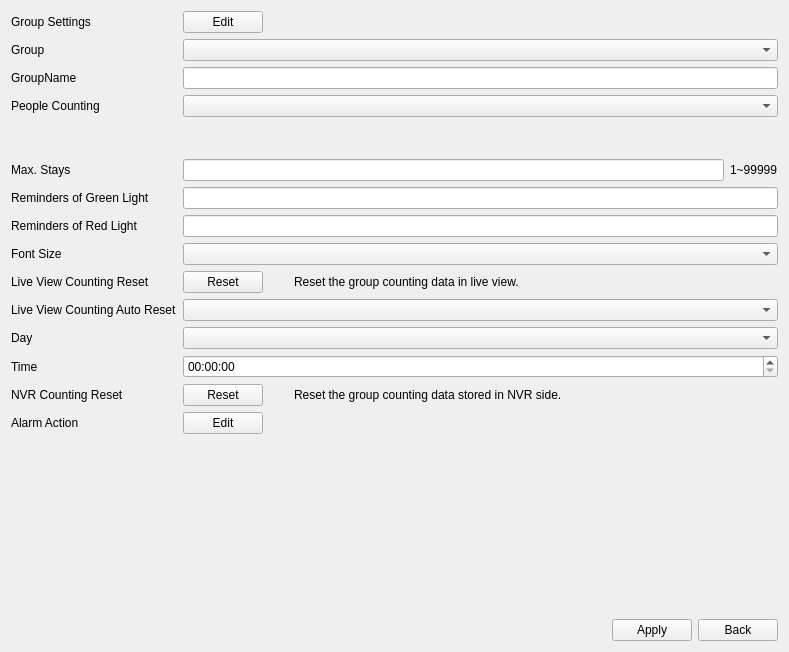
<?xml version="1.0" encoding="UTF-8"?>
<ui version="4.0">
 <class>TabOccupancyLiveViewSettings</class>
 <widget class="QWidget" name="TabOccupancyLiveViewSettings">
  <property name="geometry">
   <rect>
    <x>0</x>
    <y>0</y>
    <width>789</width>
    <height>652</height>
   </rect>
  </property>
  <property name="windowTitle">
   <string>Form</string>
  </property>
  <layout class="QVBoxLayout" name="verticalLayout">
   <item>
    <layout class="QGridLayout" name="gridLayout">
     <item row="1" column="0">
      <widget class="MyLabel" name="labelGroup">
       <property name="sizePolicy">
        <sizepolicy hsizetype="Preferred" vsizetype="Preferred">
         <horstretch>1</horstretch>
         <verstretch>0</verstretch>
        </sizepolicy>
       </property>
       <property name="text">
        <string>Group</string>
       </property>
      </widget>
     </item>
     <item row="5" column="1">
      <layout class="QHBoxLayout" name="horizontalLayout_4">
       <item>
        <widget class="MyLineEdit" name="lineEditMaxStays"/>
       </item>
       <item>
        <widget class="BlueLabel" name="label_10">
         <property name="text">
          <string>1~99999</string>
         </property>
        </widget>
       </item>
      </layout>
     </item>
     <item row="6" column="0">
      <widget class="MyLabel" name="labelGreenReminders">
       <property name="text">
        <string>Reminders of Green Light</string>
       </property>
      </widget>
     </item>
     <item row="13" column="0">
      <widget class="MyLabel" name="labelNvrCountingReset">
       <property name="text">
        <string>NVR Counting Reset</string>
       </property>
      </widget>
     </item>
     <item row="1" column="1">
      <widget class="ComboBox" name="comboBoxGroup">
       <property name="sizePolicy">
        <sizepolicy hsizetype="Preferred" vsizetype="Fixed">
         <horstretch>4</horstretch>
         <verstretch>0</verstretch>
        </sizepolicy>
       </property>
      </widget>
     </item>
     <item row="3" column="0">
      <widget class="MyLabel" name="labelPeopleCounting">
       <property name="text">
        <string>People Counting</string>
       </property>
      </widget>
     </item>
     <item row="10" column="0">
      <widget class="MyLabel" name="labelLiveViewCountingAutoReset">
       <property name="sizePolicy">
        <sizepolicy hsizetype="Preferred" vsizetype="Preferred">
         <horstretch>1</horstretch>
         <verstretch>0</verstretch>
        </sizepolicy>
       </property>
       <property name="text">
        <string>Live View Counting Auto Reset</string>
       </property>
      </widget>
     </item>
     <item row="7" column="0">
      <widget class="MyLabel" name="labelRedReminders">
       <property name="text">
        <string>Reminders of Red Light</string>
       </property>
      </widget>
     </item>
     <item row="8" column="1">
      <widget class="ComboBox" name="comboBoxFontSize"/>
     </item>
     <item row="11" column="0">
      <widget class="MyLabel" name="labelDay">
       <property name="text">
        <string>Day</string>
       </property>
      </widget>
     </item>
     <item row="3" column="1">
      <widget class="ComboBox" name="comboBoxPeopleCounting"/>
     </item>
     <item row="11" column="1">
      <widget class="ComboBox" name="comboBoxDay"/>
     </item>
     <item row="12" column="0">
      <widget class="MyLabel" name="labelTime">
       <property name="text">
        <string>Time</string>
       </property>
      </widget>
     </item>
     <item row="2" column="1">
      <widget class="MyLineEdit" name="lineEditGroupName">
       <property name="readOnly">
        <bool>true</bool>
       </property>
      </widget>
     </item>
     <item row="12" column="1">
      <widget class="MyTimeEdit" name="timeEditTime">
       <property name="displayFormat">
        <string>HH:mm:ss</string>
       </property>
      </widget>
     </item>
     <item row="14" column="0">
      <widget class="MyLabel" name="labelAlarmAction">
       <property name="text">
        <string>Alarm Action</string>
       </property>
      </widget>
     </item>
     <item row="0" column="0">
      <widget class="MyLabel" name="labelGroupSettings">
       <property name="text">
        <string>Group Settings</string>
       </property>
      </widget>
     </item>
     <item row="6" column="1">
      <widget class="MyLineEdit" name="lineEditGreenReminders">
       <property name="maxLength">
        <number>45</number>
       </property>
      </widget>
     </item>
     <item row="7" column="1">
      <widget class="MyLineEdit" name="lineEditRedReminders">
       <property name="maxLength">
        <number>45</number>
       </property>
      </widget>
     </item>
     <item row="2" column="0">
      <widget class="MyLabel" name="labelGroupName">
       <property name="text">
        <string>GroupName</string>
       </property>
      </widget>
     </item>
     <item row="10" column="1">
      <widget class="ComboBox" name="comboBoxLiveViewCountingAutoReset">
       <property name="sizePolicy">
        <sizepolicy hsizetype="Preferred" vsizetype="Fixed">
         <horstretch>4</horstretch>
         <verstretch>0</verstretch>
        </sizepolicy>
       </property>
      </widget>
     </item>
     <item row="8" column="0">
      <widget class="MyLabel" name="labelFontSize">
       <property name="text">
        <string>Font Size</string>
       </property>
      </widget>
     </item>
     <item row="9" column="0">
      <widget class="MyLabel" name="labelLiveViewCountingReset">
       <property name="text">
        <string>Live View Counting Reset</string>
       </property>
      </widget>
     </item>
     <item row="5" column="0">
      <widget class="MyLabel" name="labelMaxStays">
       <property name="text">
        <string>Max. Stays</string>
       </property>
      </widget>
     </item>
     <item row="4" column="0">
      <widget class="QWidget" name="widget" native="true">
       <property name="minimumSize">
        <size>
         <width>0</width>
         <height>30</height>
        </size>
       </property>
      </widget>
     </item>
     <item row="0" column="1">
      <widget class="QWidget" name="widget_2" native="true">
       <layout class="QHBoxLayout" name="horizontalLayout">
        <property name="leftMargin">
         <number>0</number>
        </property>
        <property name="topMargin">
         <number>0</number>
        </property>
        <property name="rightMargin">
         <number>0</number>
        </property>
        <property name="bottomMargin">
         <number>0</number>
        </property>
        <item>
         <widget class="MyPushButton" name="pushButtonGroupSettings">
          <property name="text">
           <string>Edit</string>
          </property>
         </widget>
        </item>
        <item>
         <spacer name="horizontalSpacer">
          <property name="orientation">
           <enum>Qt::Horizontal</enum>
          </property>
          <property name="sizeHint" stdset="0">
           <size>
            <width>40</width>
            <height>20</height>
           </size>
          </property>
         </spacer>
        </item>
       </layout>
      </widget>
     </item>
     <item row="9" column="1">
      <widget class="QWidget" name="widget_3" native="true">
       <layout class="QHBoxLayout" name="horizontalLayout_2">
        <property name="leftMargin">
         <number>0</number>
        </property>
        <property name="topMargin">
         <number>0</number>
        </property>
        <property name="rightMargin">
         <number>0</number>
        </property>
        <property name="bottomMargin">
         <number>0</number>
        </property>
        <item>
         <widget class="MyPushButton" name="pushButtonLiveViewCountingReset">
          <property name="text">
           <string>Reset</string>
          </property>
         </widget>
        </item>
        <item>
         <widget class="QToolButton" name="toolButtonNote1">
          <property name="styleSheet">
           <string notr="true">QToolButton
{
border: 0px;
}</string>
          </property>
          <property name="text">
           <string/>
          </property>
          <property name="icon">
           <iconset resource="../../resource/resource.qrc">
            <normaloff>:/common/common/note.png</normaloff>:/common/common/note.png</iconset>
          </property>
          <property name="checkable">
           <bool>true</bool>
          </property>
          <property name="checked">
           <bool>false</bool>
          </property>
         </widget>
        </item>
        <item>
         <widget class="BlueLabel" name="labelNote1">
          <property name="text">
           <string>Reset the group counting data in live view.</string>
          </property>
         </widget>
        </item>
        <item>
         <spacer name="horizontalSpacer_2">
          <property name="orientation">
           <enum>Qt::Horizontal</enum>
          </property>
          <property name="sizeHint" stdset="0">
           <size>
            <width>40</width>
            <height>20</height>
           </size>
          </property>
         </spacer>
        </item>
       </layout>
      </widget>
     </item>
     <item row="13" column="1">
      <widget class="QWidget" name="widget_4" native="true">
       <layout class="QHBoxLayout" name="horizontalLayout_5">
        <property name="leftMargin">
         <number>0</number>
        </property>
        <property name="topMargin">
         <number>0</number>
        </property>
        <property name="rightMargin">
         <number>0</number>
        </property>
        <property name="bottomMargin">
         <number>0</number>
        </property>
        <item>
         <widget class="MyPushButton" name="pushButtonNvrCountingReset">
          <property name="text">
           <string>Reset</string>
          </property>
         </widget>
        </item>
        <item>
         <widget class="QToolButton" name="toolButtonNote2">
          <property name="styleSheet">
           <string notr="true">QToolButton
{
border: 0px;
}</string>
          </property>
          <property name="text">
           <string/>
          </property>
          <property name="icon">
           <iconset resource="../../resource/resource.qrc">
            <normaloff>:/common/common/note.png</normaloff>:/common/common/note.png</iconset>
          </property>
          <property name="checkable">
           <bool>true</bool>
          </property>
          <property name="checked">
           <bool>false</bool>
          </property>
         </widget>
        </item>
        <item>
         <widget class="BlueLabel" name="labelNote2">
          <property name="text">
           <string>Reset the group counting data stored in NVR side.</string>
          </property>
         </widget>
        </item>
        <item>
         <spacer name="horizontalSpacer_4">
          <property name="orientation">
           <enum>Qt::Horizontal</enum>
          </property>
          <property name="sizeHint" stdset="0">
           <size>
            <width>40</width>
            <height>20</height>
           </size>
          </property>
         </spacer>
        </item>
       </layout>
      </widget>
     </item>
     <item row="14" column="1">
      <widget class="QWidget" name="widget_5" native="true">
       <layout class="QHBoxLayout" name="horizontalLayout_6">
        <property name="leftMargin">
         <number>0</number>
        </property>
        <property name="topMargin">
         <number>0</number>
        </property>
        <property name="rightMargin">
         <number>0</number>
        </property>
        <property name="bottomMargin">
         <number>0</number>
        </property>
        <item>
         <widget class="MyPushButton" name="pushButtonAlarmAction">
          <property name="text">
           <string>Edit</string>
          </property>
         </widget>
        </item>
        <item>
         <spacer name="horizontalSpacer_5">
          <property name="orientation">
           <enum>Qt::Horizontal</enum>
          </property>
          <property name="sizeHint" stdset="0">
           <size>
            <width>40</width>
            <height>20</height>
           </size>
          </property>
         </spacer>
        </item>
       </layout>
      </widget>
     </item>
    </layout>
   </item>
   <item>
    <spacer name="verticalSpacer">
     <property name="orientation">
      <enum>Qt::Vertical</enum>
     </property>
     <property name="sizeHint" stdset="0">
      <size>
       <width>20</width>
       <height>38</height>
      </size>
     </property>
    </spacer>
   </item>
   <item>
    <layout class="QHBoxLayout" name="horizontalLayout_3">
     <item>
      <spacer name="horizontalSpacer_3">
       <property name="orientation">
        <enum>Qt::Horizontal</enum>
       </property>
       <property name="sizeHint" stdset="0">
        <size>
         <width>40</width>
         <height>20</height>
        </size>
       </property>
      </spacer>
     </item>
     <item>
      <widget class="MyPushButton" name="pushButtonApply">
       <property name="text">
        <string>Apply</string>
       </property>
      </widget>
     </item>
     <item>
      <widget class="MyPushButton" name="pushButtonBack">
       <property name="text">
        <string>Back</string>
       </property>
      </widget>
     </item>
    </layout>
   </item>
  </layout>
 </widget>
 <customwidgets>
  <customwidget>
   <class>ComboBox</class>
   <extends>QComboBox</extends>
   <header>combobox.h</header>
  </customwidget>
  <customwidget>
   <class>MyLineEdit</class>
   <extends>QLineEdit</extends>
   <header>mylineedit.h</header>
  </customwidget>
  <customwidget>
   <class>MyPushButton</class>
   <extends>QPushButton</extends>
   <header>mypushbutton.h</header>
  </customwidget>
  <customwidget>
   <class>MyTimeEdit</class>
   <extends>QTimeEdit</extends>
   <header>mytimeedit.h</header>
  </customwidget>
  <customwidget>
   <class>BlueLabel</class>
   <extends>QLabel</extends>
   <header>bluelabel.h</header>
  </customwidget>
  <customwidget>
   <class>MyLabel</class>
   <extends>QLabel</extends>
   <header>mylabel.h</header>
  </customwidget>
 </customwidgets>
 <resources>
  <include location="../../resource/resource.qrc"/>
 </resources>
 <connections/>
</ui>
